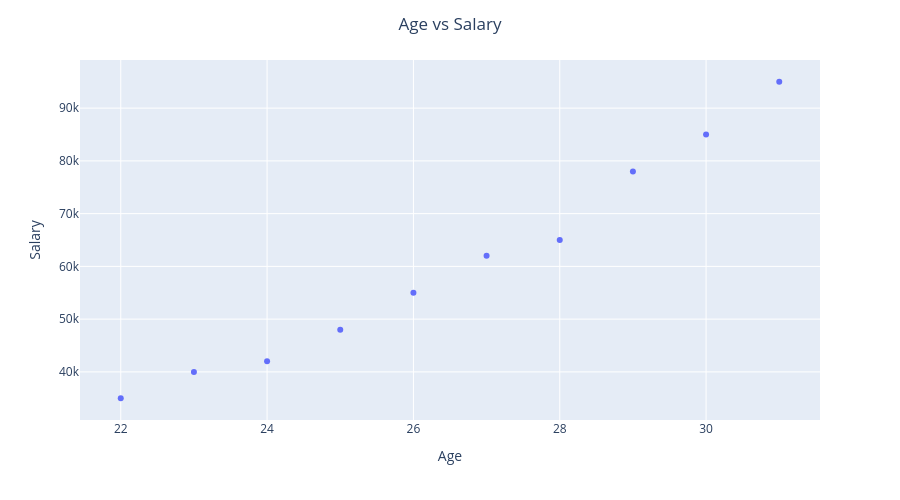

The cell this chart's notebook holds for it:
### Code cell
fig.update_layout(
    width=900,
    height=500
)
fig.show()

### Figure 1 — Plotly figure (JSON) as saved in the notebook; plotly's stock layout.template omitted (floating-point values rounded to 4 significant figures)
{"data": [{"hovertemplate": "Age=%{x}<br>Salary=%{y}<extra></extra>", "legendgroup": "", "marker": {"color": "#636efa", "symbol": "circle"}, "mode": "markers", "name": "", "orientation": "v", "showlegend": false, "type": "scatter", "x": [22, 25, 28, 24, 30, 27, 23, 29, 31, 26], "xaxis": "x", "y": [35000, 48000, 65000, 42000, 85000, 62000, 40000, 78000, 95000, 55000], "yaxis": "y"}], "layout": {"height": 500, "legend": {"tracegroupgap": 0}, "margin": {"t": 60}, "title": {"text": "Age vs Salary", "x": 0.5}, "width": 900, "xaxis": {"anchor": "y", "domain": [0, 1], "title": {"text": "Age"}}, "yaxis": {"anchor": "x", "domain": [0, 1], "title": {"text": "Salary"}}}}
